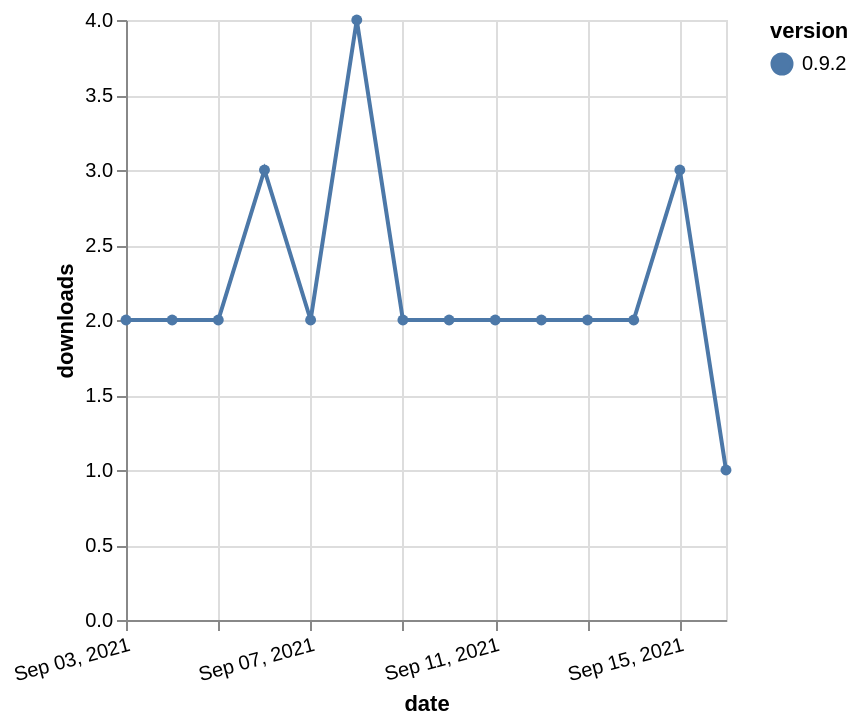

Write the Vega-Lite specification saved for this chart.
### Vega-Lite specification from a JSON file in a GitHub repository (floating-point values rounded to 4 significant figures)
{"$schema": "https://vega.github.io/schema/vega-lite/v5.json", "description": "A simple bar chart with embedded data.", "data": {"values": [{"date": "2021-09-03", "total": 3038, "delta": 2, "version": "0.9.2"}, {"date": "2021-09-04", "total": 3040, "delta": 2, "version": "0.9.2"}, {"date": "2021-09-05", "total": 3042, "delta": 2, "version": "0.9.2"}, {"date": "2021-09-06", "total": 3045, "delta": 3, "version": "0.9.2"}, {"date": "2021-09-07", "total": 3047, "delta": 2, "version": "0.9.2"}, {"date": "2021-09-08", "total": 3051, "delta": 4, "version": "0.9.2"}, {"date": "2021-09-09", "total": 3053, "delta": 2, "version": "0.9.2"}, {"date": "2021-09-10", "total": 3055, "delta": 2, "version": "0.9.2"}, {"date": "2021-09-11", "total": 3057, "delta": 2, "version": "0.9.2"}, {"date": "2021-09-12", "total": 3059, "delta": 2, "version": "0.9.2"}, {"date": "2021-09-13", "total": 3061, "delta": 2, "version": "0.9.2"}, {"date": "2021-09-14", "total": 3063, "delta": 2, "version": "0.9.2"}, {"date": "2021-09-15", "total": 3066, "delta": 3, "version": "0.9.2"}, {"date": "2021-09-16", "total": 3067, "delta": 1, "version": "0.9.2"}]}, "width": "container", "mark": {"type": "line", "point": {"filled": true}}, "encoding": {"x": {"field": "date", "type": "temporal", "timeUnit": "yearmonthdate", "title": "date", "axis": {"labelAngle": -15}}, "y": {"field": "delta", "type": "quantitative", "title": "downloads"}, "color": {"field": "version", "type": "nominal"}, "tooltip": {"field": "delta"}}}
